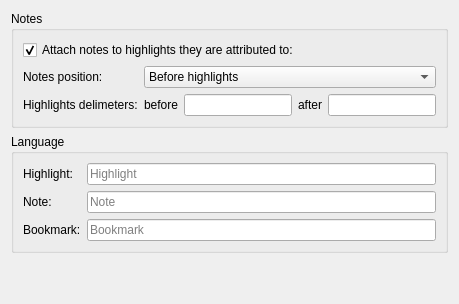
     <widget class="QWidget" name="tabApplication">
      <attribute name="title">
       <string>Application</string>
      </attribute>
      <layout class="QVBoxLayout" name="verticalLayout_5">
       <item>
        <widget class="QGroupBox" name="groupNotesAttachments">
         <property name="title">
          <string>Notes</string>
         </property>
         <layout class="QVBoxLayout" name="verticalLayout_3">
          <item>
           <widget class="QCheckBox" name="chbAttachNotes">
            <property name="whatsThis">
             <string>Highlights and related notes are stored separately in 'My Clippings.txt'. Check the box if you want to unify them in a one table row.</string>
            </property>
            <property name="text">
             <string>Attach notes to highlights they are attributed to:</string>
            </property>
            <property name="checked">
             <bool>true</bool>
            </property>
           </widget>
          </item>
          <item>
           <layout class="QGridLayout" name="gridLayout_3">
            <item row="0" column="0">
             <widget class="QLabel" name="labelNotesPosition">
              <property name="text">
               <string>Notes position:</string>
              </property>
             </widget>
            </item>
            <item row="0" column="1">
             <widget class="QComboBox" name="cmbNotesPosition">
              <property name="whatsThis">
               <string>Choose here notes position: before or after highlights.</string>
              </property>
              <item>
               <property name="text">
                <string>Before highlights</string>
               </property>
              </item>
              <item>
               <property name="text">
                <string>After highlights</string>
               </property>
              </item>
             </widget>
            </item>
            <item row="1" column="0">
             <widget class="QLabel" name="labelHighlightDelimiters">
              <property name="text">
               <string>Highlights delimeters:</string>
              </property>
             </widget>
            </item>
            <item row="1" column="1">
             <layout class="QHBoxLayout" name="horizontalLayout_3">
              <item>
               <widget class="QLabel" name="labelBefore">
                <property name="text">
                 <string>before</string>
                </property>
               </widget>
              </item>
              <item>
               <widget class="QLineEdit" name="editBeforeHighlight">
                <property name="whatsThis">
                 <string>Symbols just before a highlight to separate it from notes.</string>
                </property>
               </widget>
              </item>
              <item>
               <widget class="QLabel" name="labelAfter">
                <property name="text">
                 <string>after</string>
                </property>
               </widget>
              </item>
              <item>
               <widget class="QLineEdit" name="editAfterHighlight">
                <property name="whatsThis">
                 <string>Symbols just after a highlight to separate it from notes.</string>
                </property>
               </widget>
              </item>
             </layout>
            </item>
           </layout>
          </item>
         </layout>
        </widget>
       </item>
       <item>
        <widget class="QGroupBox" name="groupLanguage">
         <property name="sizePolicy">
          <sizepolicy hsizetype="Preferred" vsizetype="Preferred">
           <horstretch>0</horstretch>
           <verstretch>0</verstretch>
          </sizepolicy>
         </property>
         <property name="title">
          <string>Language</string>
         </property>
         <layout class="QVBoxLayout" name="verticalLayout_6">
          <item>
           <layout class="QFormLayout" name="formLayout">
            <item row="0" column="0">
             <widget class="QLabel" name="labelHighlightLanguage">
              <property name="text">
               <string>Highlight:</string>
              </property>
             </widget>
            </item>
            <item row="0" column="1">
             <widget class="QLineEdit" name="editHighlightLanguage">
              <property name="whatsThis">
               <string>Highlight in 'MyClippings.txt' file language (e.g. Выделение)</string>
              </property>
              <property name="placeholderText">
               <string>Highlight</string>
              </property>
             </widget>
            </item>
            <item row="1" column="0">
             <widget class="QLabel" name="labelNoteLanguge">
              <property name="text">
               <string>Note:</string>
              </property>
             </widget>
            </item>
            <item row="1" column="1">
             <widget class="QLineEdit" name="editNoteLanguge">
              <property name="whatsThis">
               <string>Note in 'MyClippings.txt' file language (e.g. Заметка)</string>
              </property>
              <property name="placeholderText">
               <string>Note</string>
              </property>
             </widget>
            </item>
            <item row="2" column="0">
             <widget class="QLabel" name="labelBookmarkLanguage">
              <property name="text">
               <string>Bookmark:</string>
              </property>
             </widget>
            </item>
            <item row="2" column="1">
             <widget class="QLineEdit" name="editBookmarkLanguage">
              <property name="whatsThis">
               <string>Bookmark in 'MyClippings.txt' file language (e.g. Закладка)</string>
              </property>
              <property name="placeholderText">
               <string>Bookmark</string>
              </property>
             </widget>
            </item>
           </layout>
          </item>
         </layout>
        </widget>
       </item>
       <item>
        <spacer name="verticalSpacer">
         <property name="orientation">
          <enum>Qt::Vertical</enum>
         </property>
         <property name="sizeHint" stdset="0">
          <size>
           <width>20</width>
           <height>40</height>
          </size>
         </property>
        </spacer>
       </item>
      </layout>
     </widget>
